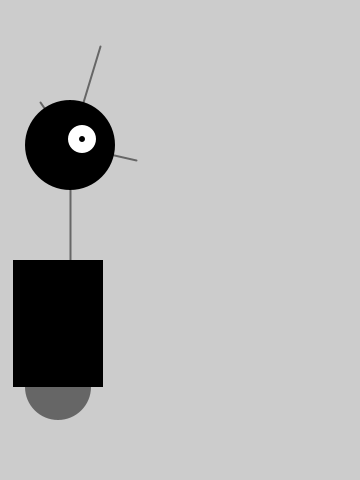
Frame 1 (no input)
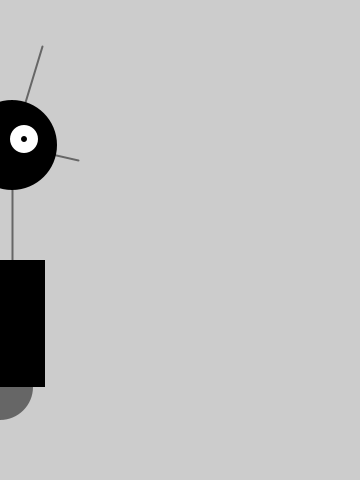
Frame 60 (the mouse pressed at the canvas centre just before this capture)
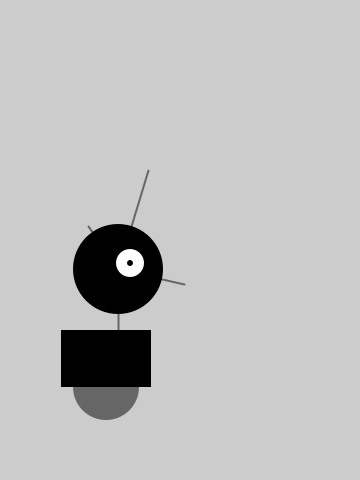
Frame 120 (the mouse held since frame 60 and released just before this capture)

The Processing sketch that drew these frames (run headless with seeded random() and noise(); from frame 60 on, the mouse is pressed at the canvas centre):

// Processing sketch: Robot_3
// ── Robot_3.pde
int x = 60;
int y = 420;
int bodyHeight = 160;
int neckHeight = 70;
int radius = 45;

float easing = 0.02;



void setup(){
	size(360, 480);
	smooth();
	strokeWeight(2);
	ellipseMode(RADIUS);
}

void draw(){
	int targetX = mouseX;
	x += (targetX - x) * easing;

	if (mousePressed) {
		neckHeight = 16;
		bodyHeight = 90;
			
	} else {
		neckHeight = 70;
		bodyHeight = 160;
	}	

	float ny = y - bodyHeight - neckHeight - radius;

	background(204);

	//脖子
	stroke(102);
	line(x + 12, y - bodyHeight, x + 12, ny);
	//天线
	line(x + 12, ny, x - 18, ny - 43);
	line(x + 12, ny, x + 42, ny - 99);
	line(x + 12, ny, x + 78, ny + 15);
	//身体
	noStroke();
	fill(102);
	ellipse(x, y - 33, 33, 33);
	fill(0);
	rect(x - 45, y - bodyHeight, 90, bodyHeight - 33);

	//头部
	fill(0);
	ellipse(x + 12, ny, radius, radius);
	fill(255);
	ellipse(x+24, ny-6, 14, 14);
	fill(0);
	ellipse(x+24, ny-6, 3, 3);
}
